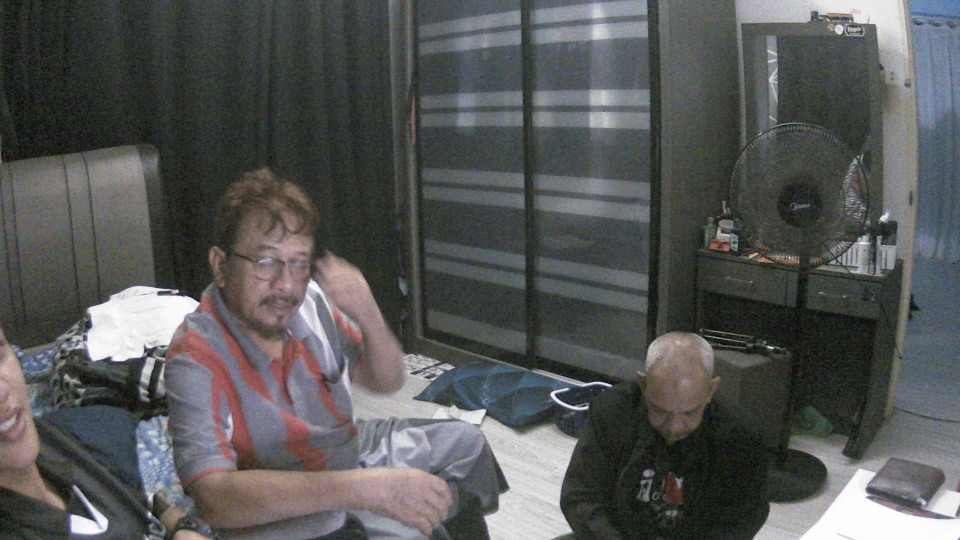
#> input picture dataset/Azhari/img1.jpg, 1920 x 1080 px (shown at 1/2 size); its folder holds only this picture in this run
$ python preprocess.py
#> lines starting #> are read from the running program, lines starting #| are printed output that depends on the picture
import cv2
import os

# Path to dataset
DATASET_PATH = "dataset/"

# Function to preprocess images
def preprocess_images(dataset_path):
#> called with dataset_path = 'dataset/'
    face_cascade = cv2.CascadeClassifier(cv2.data.haarcascades + "haarcascade_frontalface_default.xml")

    for person in os.listdir(dataset_path):  # Loop through each person's folder
        person_path = os.path.join(dataset_path, person)

        for img_name in os.listdir(person_path):  # Loop through each image
            img_path = os.path.join(person_path, img_name)

            # Load image
            img = cv2.imread(img_path)
#> img is the input picture: shape (1080, 1920, 3); mean B, G, R 86.3, 87.3, 86
            if img is None:
                print(f"Skipping {img_name} (Not a valid image)")
                continue

            # Convert to grayscale
            gray = cv2.cvtColor(img, cv2.COLOR_BGR2GRAY)
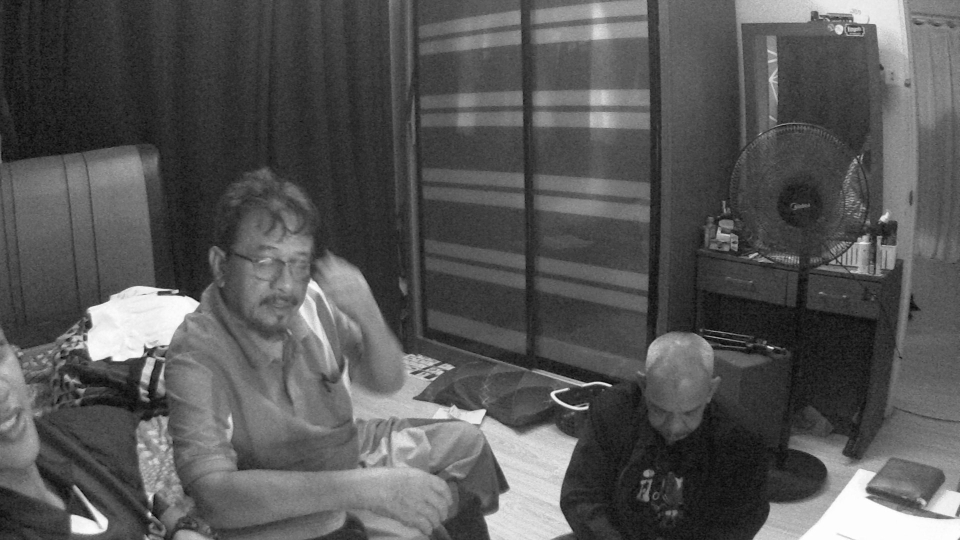
#> gray: shape (1080, 1920) (shown at 1/2 size); min 0, max 255, mean 86.8

            # Detect faces
            faces = face_cascade.detectMultiScale(gray, scaleFactor=1.1, minNeighbors=5, minSize=(30, 30))
#> faces = [[449, 446, 211, 211]]

            if len(faces) == 0:
                print(f"No face detected in {img_name}, skipping...")
                continue

            # Crop and resize the first detected face
            for (x, y, w, h) in faces:
                face = gray[y:y+h, x:x+w]  # Crop the face
                face = cv2.resize(face, (160, 160))  # Resize to 160x160 pixels
                save_path = os.path.join(person_path, f"processed_{img_name}")
                cv2.imwrite(save_path, face)
                print(f"Processed and saved: {save_path}")
                break  # Process only the first face detected in the image
#> this loop made 1 pass
#| Processed and saved: dataset/Azhari/processed_img1.jpg
#> pass 1, in preprocess_images, `face = gray[y:y+h, x:x+w]`:
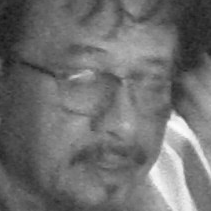
#> face: shape (211, 211); min 19, max 252, mean 111
#> pass 2 of the loop in preprocess_images, `for person in os.listdir(dataset_path):  # Loop through each person's ..`:
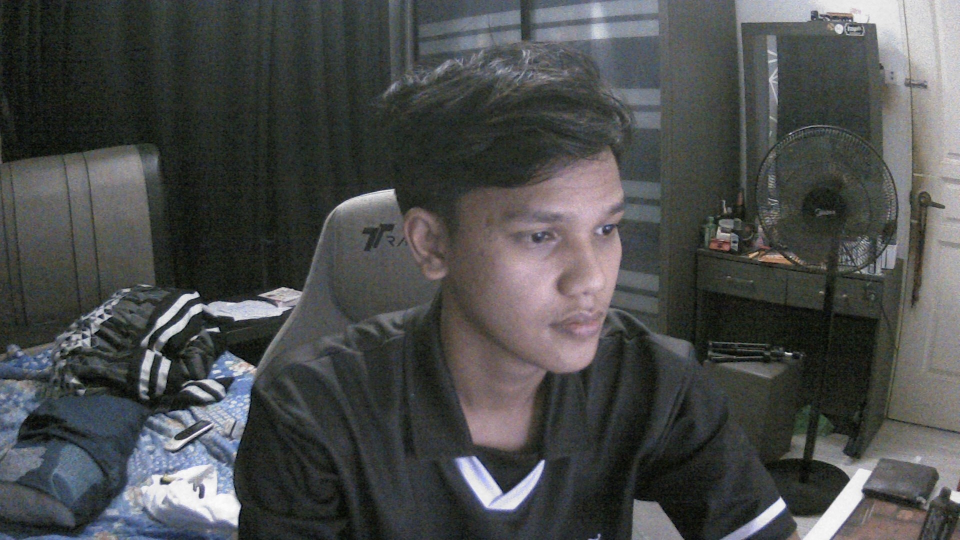
#> input picture dataset/Haikal Hakim/img1.jpg, 1920 x 1080 px (shown at 1/2 size)
#> in preprocess_images, img is the input picture: shape (1080, 1920, 3); mean B, G, R 75.7, 76.1, 74.5
#> in preprocess_images, `gray = cv2.cvtColor(img, cv2.COLOR_BGR2GRAY)`:
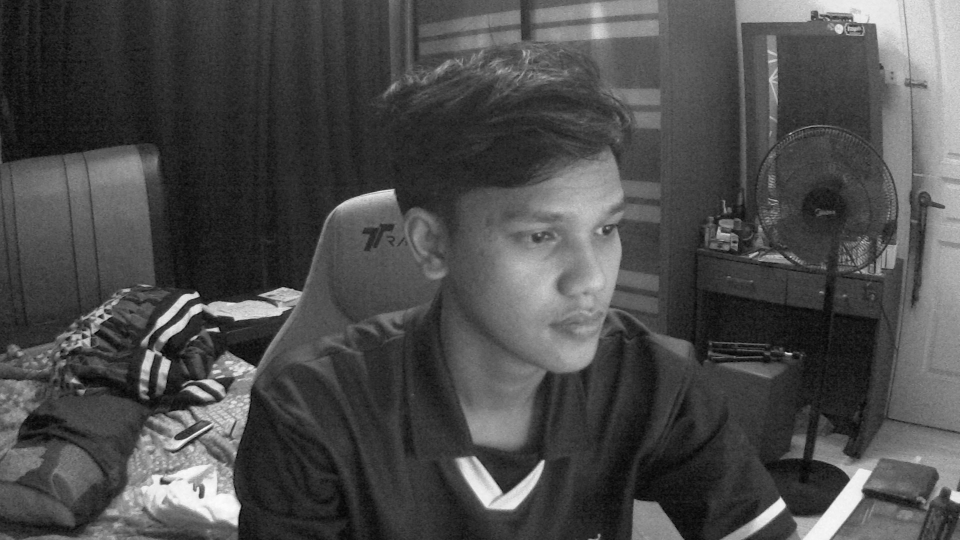
#> gray: shape (1080, 1920) (shown at 1/2 size); min 0, max 254, mean 75.6
#> faces = [[260, 882, 60, 60], [960, 330, 389, 389]]
#> the loop in preprocess_images, `for (x, y, w, h) in faces:` made 1 pass
#> (printed output is left out)
#> pass 1, in preprocess_images, `face = gray[y:y+h, x:x+w]`:
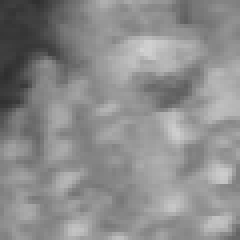
#> face: shape (60, 60) (shown 4 times larger); min 46, max 210, mean 139.8

# Run preprocessing
preprocess_images(DATASET_PATH)
